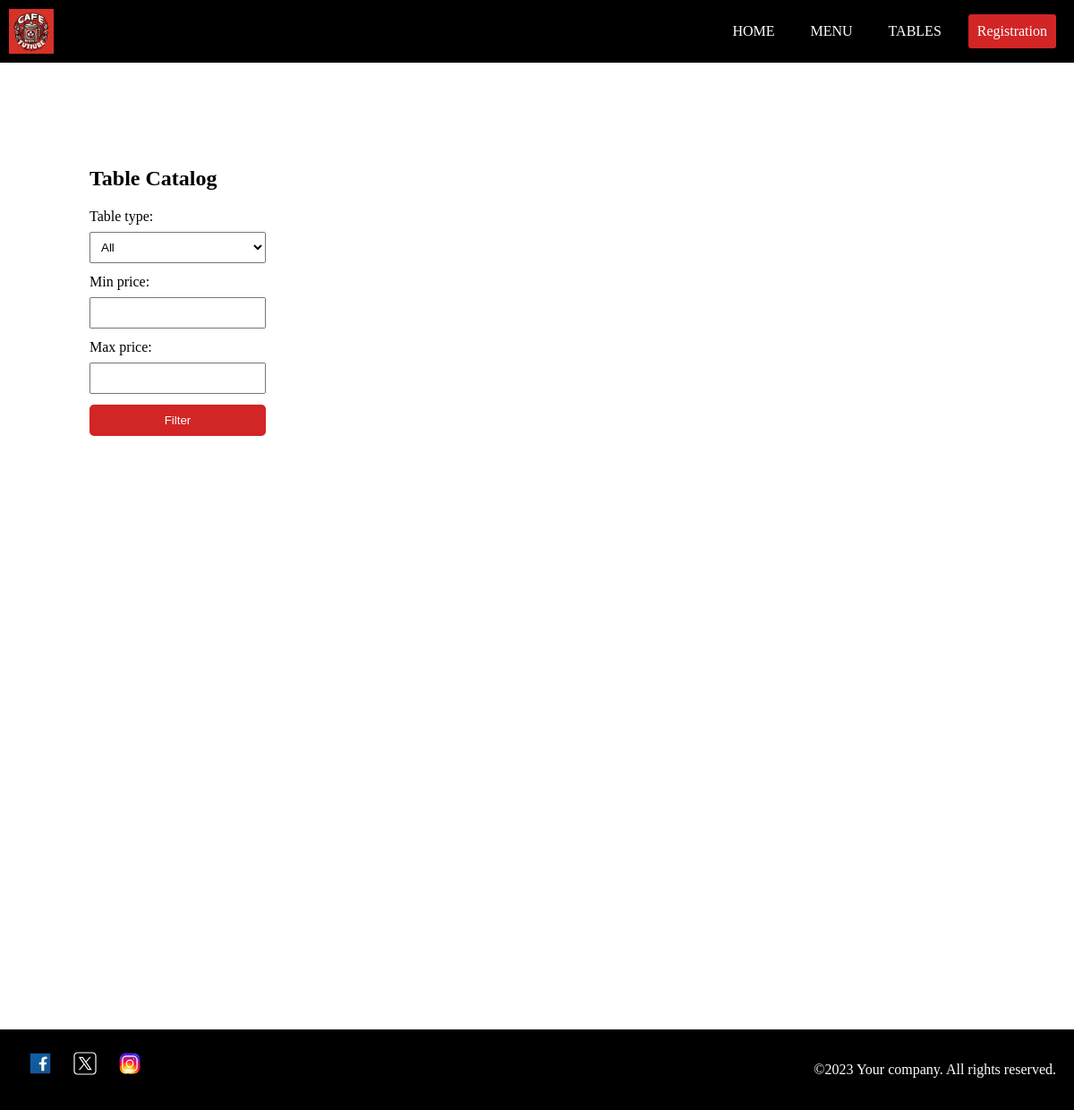
/client/tables/tables/, run on an earlier commit of the app's database.
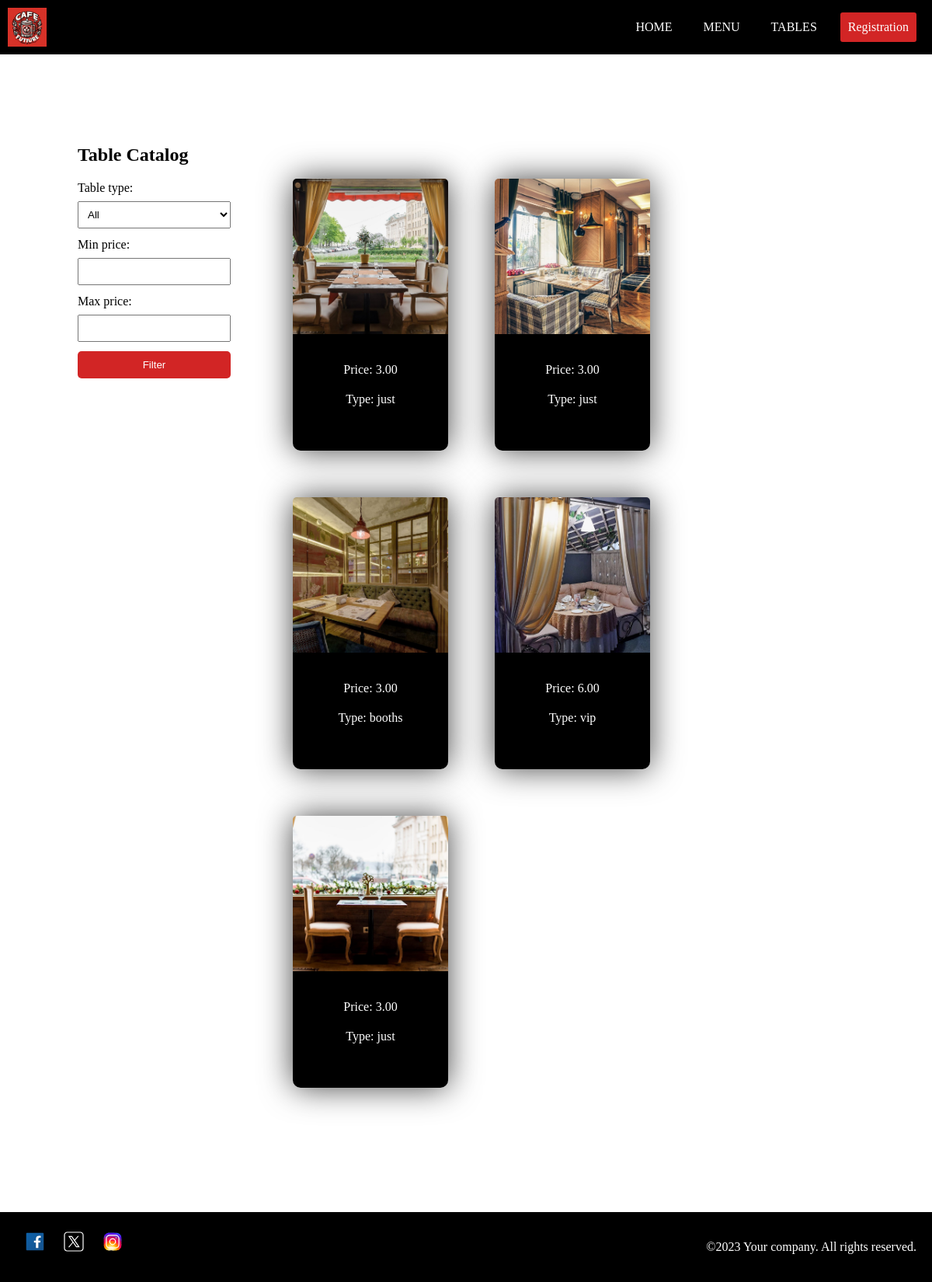
And on a later commit of the database.
### tables/models.py (models this page shows, shortened)
class Table(models.Model):
    photo = models.ImageField(upload_to='table_photos', verbose_name='Фотография')
    price = models.DecimalField(max_digits=8, decimal_places=2, verbose_name='Цена')
    table_number = models.PositiveIntegerField(verbose_name='Номер Столика')
    type_choices = [
        ('just', 'Just'),
        ('vip', 'VIP'),
        ('booths', 'Booths')
    ]
    type = models.CharField(max_length=20,choices=type_choices, verbose_name='Тип')
    class Meta:
        verbose_name = 'Стол'
        verbose_name_plural = 'Столы'

### tables/views.py (the view)
# urls.py: path('tables/', view=views.tables_view, name='tables'),
def tables_view(request):
    auth = request.user.id
    form = TableFilterForm(request.GET)
    tables = Table.objects.all()
    if form.is_valid():
        min_price = form.cleaned_data['min_price']
        max_price = form.cleaned_data['max_price']
        table_type = form.cleaned_data['table_type']
        if table_type:
            tables = tables.filter(type=table_type)
        if min_price:
            tables = tables.filter(price__gte=min_price)
        if max_price:
            tables = tables.filter(price__lte=max_price)
    return render(request, 'tables/tables.html', {'form': form, 'tables': tables, 'auth': auth})

### tables/forms.py
class TableFilterForm(forms.Form):
    table_type = forms.ChoiceField(
        choices=[('', 'All')] + Table.type_choices,
        label='Table type',
        required=False,
    )
    min_price = forms.IntegerField(
        label='Min price',
        required=False,
        min_value=0,
    )
    max_price = forms.IntegerField(
        label='Max price',
        required=False,
        min_value=0,
        initial=5000,
    )

### templates/tables/tables.html (shortened to what this page needs)
{% load static %}
<!DOCTYPE html>
<html>
  <head>
    <link rel="stylesheet" href="{% static "css/main_layout.css" %}"> <link
    rel="stylesheet" href="{% static "css/tables.css" %}">
  </head>
  <body>
    {% include "layouts/header.html" %}
    <main>
      <div class="filter-form">
        <h1>Table Catalog</h1>
        <form method="GET" action="{% url 'tables' %}">
          {% csrf_token %} {{form}}
          <button type="submit">Filter</button>
        </form>
      </div>
      <div class="food-container">
        {% for table in tables %} {% if auth %}
        <div onclick="redirectToReserved({{ table.id }})" class="table-card">
          <img src="{{ table.photo.url }}" alt="{{ table.description }}" />
          <h2>{{ table.name }}</h2>
          <p>Price: {{ table.price }}</p>
          <p>Type: {{ table.type }}</p>
        </div>
        {% else %}
        <div class="table-card">
          <img src="{{ table.photo.url }}" alt="{{ table.description }}" />
          <p>Price: {{ table.price }}</p>
          <p>Type: {{ table.type }}</p>
        </div>
        {% endif %}
        {% endfor %}
      </div>
    </main>
    {% include "layouts/footer.html" %}
  </body>
</html>

### templates/layouts/header.html (shortened to what this page needs)
<header class="main_page-header">
    <img src="http://127.0.0.1:8000/media/logo.jpeg" alt="" class="logotype" />
    <div class="main_page-header-menu">
      <a href="{% url "main" %}" class="main_page-header-menu-btn">HOME</a>
      <a href="{% url "catalog" %}" class="main_page-header-menu-btn">MENU</a>
      <a href="{% url "tables" %}" class="main_page-header-menu-btn">TABLES</a>
      {% if request.user.id %}
      <a href="{% url "my_account" %}" class="main_page-header-menu-btn">{{request.user.email}}</a>
      <a href="{% url "logout" %}" class="main_page-header-menu-register-btn">Logout</a>
      {% else %}
      <a href="{% url "registration" %}" class="main_page-header-menu-register-btn">Registration</a>
      {% endif %}
    </div>
</header>

### templates/layouts/footer.html
{% load %}
<footer class="main_page-footer">
  <div class="social-icons">
    <a href="https://www.facebook.com/profile.php?id=61554641284675" class="social-icon"
      ><img
        src="http://127.0.0.1:8000/static/images/icons8-facebook.svg"
        alt="Facebook"
    /></a>
    <a href="https://twitter.com/Cafe_Future" class="social-icon"
      ><img
        src="http://127.0.0.1:8000/static/images/icons8-xtwitt.svg"
        alt="Twitter"
    /></a>
    <a
      href="https://www.instagram.com/cafe_future_/"
      class="social-icon"
      ><img
        src="http://127.0.0.1:8000/static/images/icons8-instagram.svg"
        alt="Instagram"
    /></a>
  </div>
  <div>
    <p>&copy;2023 Your company. All rights reserved.</p>
  </div>
</footer>

### static/css/main_layout.css (style rules this page uses)
body { margin: 0; padding: 0; box-sizing: border-box; }
.main_page-header { background-color: black; color: white; padding: 10px; display: flex; justify-content: space-between; align-items: center; }
.logotype { width: 50px; height: 50px; margin-right: 10px; }
.main_page-header-menu { display: flex; margin-left: auto; }
.main_page-header-menu-btn { background-color: black; color: white; border: none; padding: 10px; margin: 0 10px; cursor: pointer; border-radius: 3px; text-decoration: none; }
.main_page-header-menu-register-btn { background-color: #D22525; color: white; border: none; padding: 10px; margin: 0 10px; cursor: pointer; border-radius: 3px; text-decoration: none; }
.main_page-footer { background-color: #333; color: white; padding: 20px; text-align: center; display: flex; flex-direction: column; align-items: center; }
.main_page-footer a { color: #fff; text-decoration: none; }
.social-icons { display: flex; margin-bottom: 10px; }
.social-icon img { width: 30px; height: 30px; margin: 0 5px; }
.main_page-footer { background-color: #000000; color: white; padding: 20px; display: flex; text-align: center; flex-direction: row; align-items: center; justify-content: space-between; }
.footer-links, .social-icons { display: flex; justify-content: center; margin-bottom: 10px; }
.footer-links a, .social-icon img { margin: 0 10px; }
main { min-height: 100vh; }

### static/css/tables.css (style rules this page uses)
.food-container { display: flex; flex-wrap: wrap; gap: 20px; margin: 40px; min-height: 100vh; }
.filter-form { max-width: 300px; margin-right: 20px; }
.filter-form h1 { font-size: 24px; margin-bottom: 20px; }
.filter-form form { display: flex; flex-direction: column; }
.filter-form label { margin-bottom: 8px; }
.filter-form input, .filter-form select { padding: 8px; margin-bottom: 12px; }
.filter-form button { background-color: #D22525; color: white; padding: 10px 15px; border: none; border-radius: 5px; cursor: pointer; }
.table-card { box-sizing: border-box; width: 200px; margin: 20px; border-radius: 10px; text-align: center; display: flex; flex-direction: column; background-color: black; color: white; box-shadow: 0 0 40px rgb(69, 69, 69); height: 350px; }
.table-card img { max-width: 100%; border-radius: 5px 5px 0 0; margin-bottom: 10px; height: 200px; object-fit: cover; }
.table-card p { font-size: 16px; margin-bottom: 10px; margin: 20px; margin-top: 0; }
main { display: flex; padding: 100px; }

What changed in the data, as far as the page shows it:
added Table: photo (picture), price "3.00", type "just"
added Table: photo (picture), price "3.00", type "just"
added Table: photo (picture), price "3.00", type "booths"
added Table: photo (picture), price "6.00", type "vip"
added Table: photo (picture), price "3.00", type "just"
